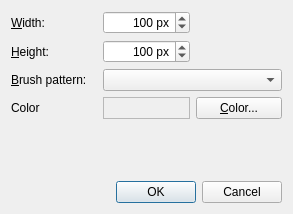
<?xml version="1.0" encoding="UTF-8"?>
<ui version="4.0">
 <class>NewImageDlg</class>
 <widget class="QDialog" name="NewImageDlg">
  <property name="geometry">
   <rect>
    <x>0</x>
    <y>0</y>
    <width>293</width>
    <height>214</height>
   </rect>
  </property>
  <property name="windowTitle">
   <string>Image Chooser - New Image</string>
  </property>
  <layout class="QGridLayout">
   <item row="5" column="1" colspan="2">
    <widget class="QDialogButtonBox" name="buttonBox">
     <property name="orientation">
      <enum>Qt::Horizontal</enum>
     </property>
     <property name="standardButtons">
      <set>QDialogButtonBox::Cancel|QDialogButtonBox::Ok</set>
     </property>
    </widget>
   </item>
   <item row="4" column="0" colspan="3">
    <spacer>
     <property name="orientation">
      <enum>Qt::Vertical</enum>
     </property>
     <property name="sizeHint" stdset="0">
      <size>
       <width>269</width>
       <height>16</height>
      </size>
     </property>
    </spacer>
   </item>
   <item row="3" column="1">
    <widget class="QLabel" name="colorLabel">
     <property name="frameShape">
      <enum>QFrame::StyledPanel</enum>
     </property>
     <property name="frameShadow">
      <enum>QFrame::Raised</enum>
     </property>
     <property name="text">
      <string/>
     </property>
     <property name="scaledContents">
      <bool>true</bool>
     </property>
    </widget>
   </item>
   <item row="3" column="0">
    <widget class="QLabel" name="label_3">
     <property name="text">
      <string>Color</string>
     </property>
    </widget>
   </item>
   <item row="3" column="2">
    <widget class="QPushButton" name="colorButton">
     <property name="text">
      <string>&amp;Color...</string>
     </property>
    </widget>
   </item>
   <item row="2" column="1" colspan="2">
    <widget class="QComboBox" name="brushComboBox"/>
   </item>
   <item row="2" column="0">
    <widget class="QLabel" name="label_4">
     <property name="text">
      <string>&amp;Brush pattern:</string>
     </property>
     <property name="buddy">
      <cstring>brushComboBox</cstring>
     </property>
    </widget>
   </item>
   <item row="0" column="0">
    <widget class="QLabel" name="label">
     <property name="text">
      <string>&amp;Width:</string>
     </property>
     <property name="buddy">
      <cstring>widthSpinBox</cstring>
     </property>
    </widget>
   </item>
   <item row="1" column="0">
    <widget class="QLabel" name="label_2">
     <property name="text">
      <string>&amp;Height:</string>
     </property>
     <property name="buddy">
      <cstring>heightSpinBox</cstring>
     </property>
    </widget>
   </item>
   <item row="1" column="1">
    <widget class="QSpinBox" name="heightSpinBox">
     <property name="alignment">
      <set>Qt::AlignRight</set>
     </property>
     <property name="suffix">
      <string> px</string>
     </property>
     <property name="minimum">
      <number>8</number>
     </property>
     <property name="maximum">
      <number>512</number>
     </property>
     <property name="singleStep">
      <number>4</number>
     </property>
     <property name="value">
      <number>100</number>
     </property>
    </widget>
   </item>
   <item row="0" column="1">
    <widget class="QSpinBox" name="widthSpinBox">
     <property name="alignment">
      <set>Qt::AlignRight</set>
     </property>
     <property name="suffix">
      <string> px</string>
     </property>
     <property name="minimum">
      <number>8</number>
     </property>
     <property name="maximum">
      <number>512</number>
     </property>
     <property name="singleStep">
      <number>4</number>
     </property>
     <property name="value">
      <number>100</number>
     </property>
    </widget>
   </item>
  </layout>
 </widget>
 <tabstops>
  <tabstop>widthSpinBox</tabstop>
  <tabstop>heightSpinBox</tabstop>
  <tabstop>brushComboBox</tabstop>
  <tabstop>colorButton</tabstop>
  <tabstop>buttonBox</tabstop>
 </tabstops>
 <resources/>
 <connections>
  <connection>
   <sender>buttonBox</sender>
   <signal>accepted()</signal>
   <receiver>NewImageDlg</receiver>
   <slot>accept()</slot>
   <hints>
    <hint type="sourcelabel">
     <x>181</x>
     <y>189</y>
    </hint>
    <hint type="destinationlabel">
     <x>198</x>
     <y>211</y>
    </hint>
   </hints>
  </connection>
  <connection>
   <sender>buttonBox</sender>
   <signal>rejected()</signal>
   <receiver>NewImageDlg</receiver>
   <slot>reject()</slot>
   <hints>
    <hint type="sourcelabel">
     <x>150</x>
     <y>191</y>
    </hint>
    <hint type="destinationlabel">
     <x>159</x>
     <y>212</y>
    </hint>
   </hints>
  </connection>
 </connections>
</ui>
